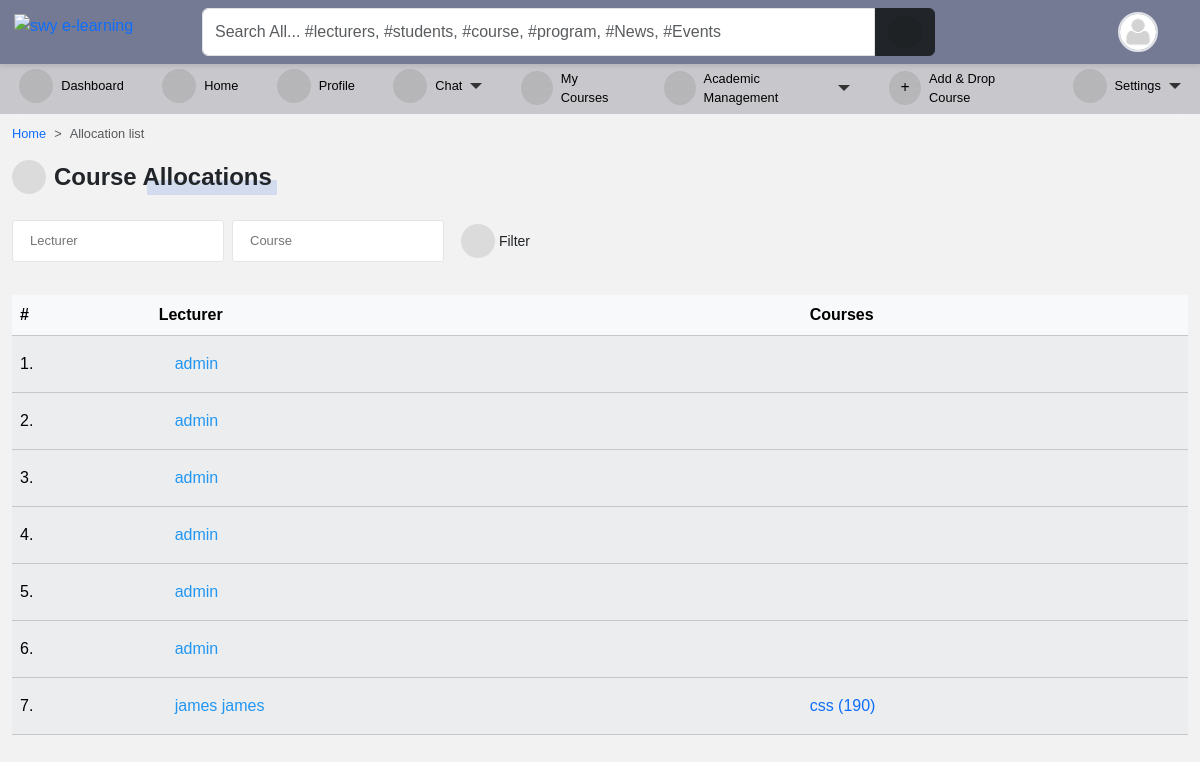
The page /programs/course/allocated/ (signed in) on the database as committed earlier.
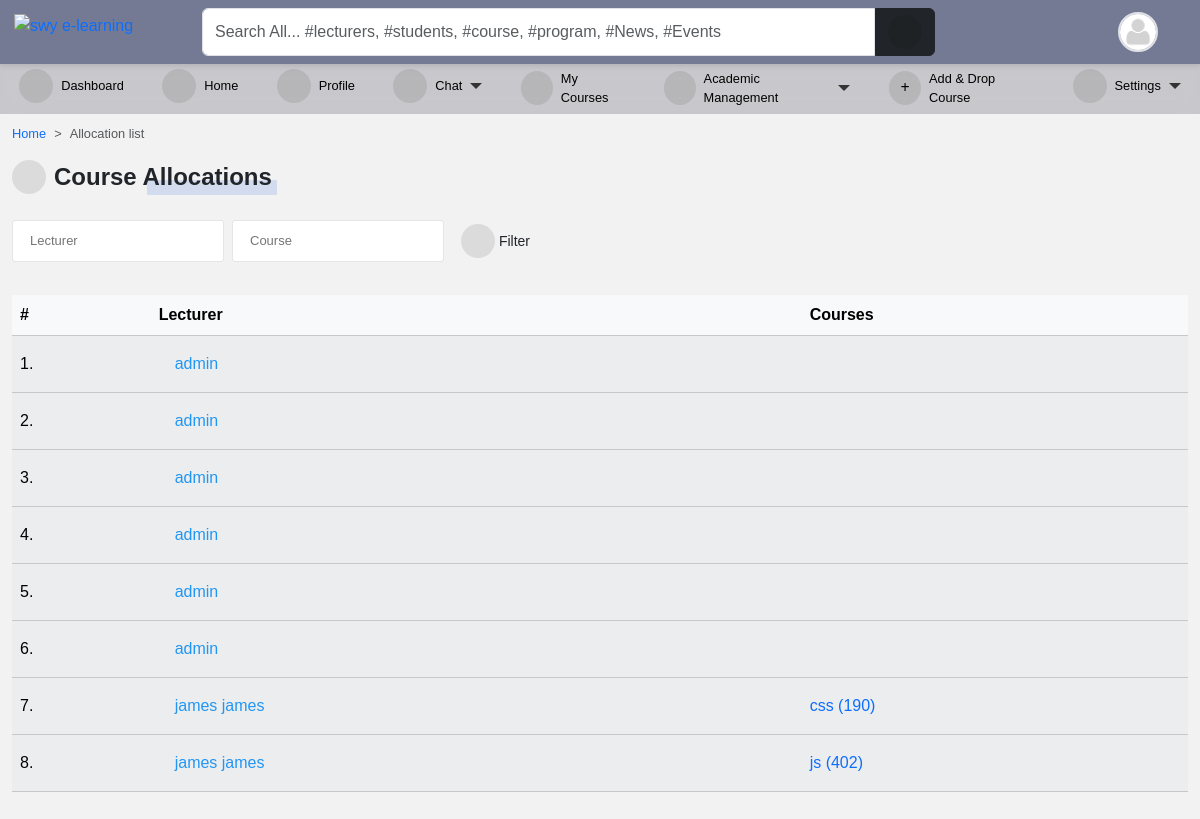
The same page on the database as committed later.
### course/models.py (models this page shows, shortened)
class CourseAllocation(models.Model):
    lecturer = models.ForeignKey(
        settings.AUTH_USER_MODEL,
        on_delete=models.CASCADE,
        related_name="allocated_lecturer",
    )
    courses = models.ManyToManyField(Course, related_name="allocated_course")
    session = models.ForeignKey(
        "core.Session", on_delete=models.CASCADE, blank=True, null=True
    )

class Course(models.Model):
    slug = models.SlugField(blank=True, unique=True)
    title = models.CharField(max_length=200, null=True)
    code = models.CharField(max_length=200, unique=True, null=True)
    credit = models.IntegerField(null=True, default=0)
    summary = models.TextField(max_length=200, blank=True, null=True)
    program = models.ForeignKey(Program, on_delete=models.CASCADE)
    level = models.CharField(max_length=25, choices=LEVEL, null=True)
    year = models.IntegerField(choices=YEARS, default=0)
    semester = models.CharField(choices=SEMESTER, max_length=200)
    is_elective = models.BooleanField(default=False, blank=True, null=True)
    objects = CourseManager()
    def __str__(self):
        return "{0} ({1})".format(self.title, self.code)
    def get_absolute_url(self):
        return reverse("course_detail", kwargs={"slug": self.slug})

### accounts/models.py (models this page shows, shortened)
class User(AbstractUser):
    is_student = models.BooleanField(default=False)
    is_lecturer = models.BooleanField(default=False)
    gender = models.CharField(max_length=1, choices=GENDERS, blank=True, null=True)
    phone = models.CharField(max_length=60, blank=True, null=True)
    address = models.CharField(max_length=60, blank=True, null=True)
    picture = models.ImageField(
        upload_to="profile_pictures/%y/%m/%d/", default="default.png", null=True
    )
    email = models.EmailField(blank=True, null=True)
    username_validator = ASCIIUsernameValidator()
    objects = CustomUserManager()
    class Meta:
        ordering = ("-date_joined",)
    @property
    def get_full_name(self):
        full_name = self.username
        if self.first_name and self.last_name:
            full_name = self.first_name + " " + self.last_name
        return full_name
    @property
    def get_user_role(self):
        if self.is_superuser:
            role = "Admin"
        elif self.is_student:
            role = "Student"
        elif self.is_lecturer:
            role = "Lecturer"
        return role
    def get_absolute_url(self):
        return reverse("profile_single", kwargs={"id": self.id})

### course/views.py (the view)
@method_decorator([login_required], name="dispatch")
class CourseAllocationFilterView(FilterView):
    filterset_class = CourseAllocationFilter
    template_name = "course/course_allocation_view.html"
    def get_context_data(self, **kwargs):
        context = super().get_context_data(**kwargs)
        context["title"] = "Course Allocations"
        return context

### templates/course/course_allocation_view.html (shortened to what this page needs)
{% extends 'base.html' %}
{% block content %}
<nav style="--bs-breadcrumb-divider: '>';" aria-label="breadcrumb">
    <ol class="breadcrumb">
        <li class="breadcrumb-item"><a href="/">Home</a></li>
        <li class="breadcrumb-item active" aria-current="page">Allocation list</li>
    </ol>
</nav>
<div class="title-1"><i class="fas fa-tasks"></i>Course Allocations</div>
<br>
<br>
{% include 'snippets/filter_form.html' %}
<div class="table-responsive table-shadow p-0 mt-4">
    <table class="table table-light table-striped">
        <thead>
            <tr>
                <th>#</th>
                <th>Lecturer</th>
                <th>Courses</th>
            </tr>
        </thead>
        {% for course in filter.qs %}
        <tbody>
            <tr>
                <td> {{ forloop.counter }}.</td>
                <td><a href="{{ course.lecturer.get_absolute_url }}">{{ course.lecturer.get_full_name }}</a></td>
                <td><div class="flex">{% for i in course.courses.all %}
                        <div class="flex"><a class="edit-btn" href="{{ i.get_absolute_url }}">{{ i }}</a></div>
                    {% endfor %}</div>
                </td>
            </tr>
        {% endfor %}
    </table>
</div>
{% endblock content %}

Rows that differ between the two databases and show on the page:
added CourseAllocation: lecturer.get_full_name "james james"
added Course: title+code "js (402)", shown under "james james"
